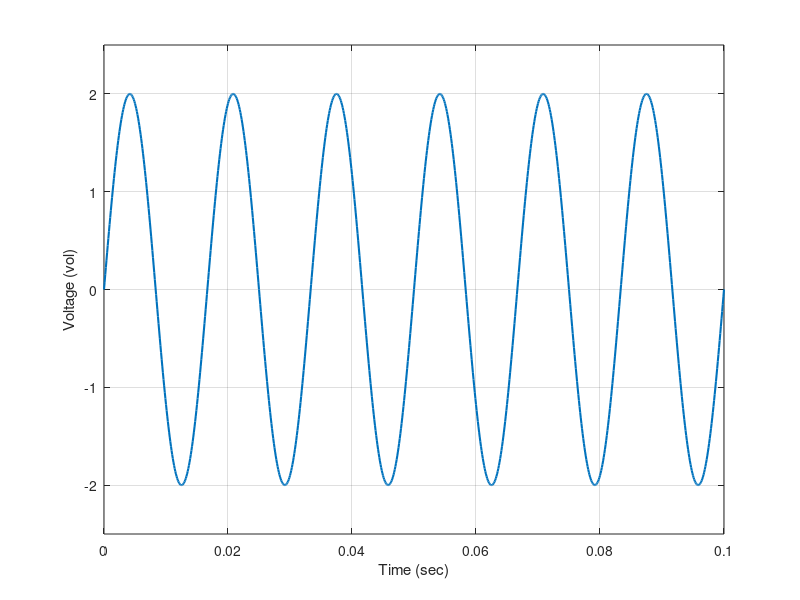

Here is the MATLAB script that generated this plot:
clc; clear all

% AC Circuit
% v(t) = 10 sin(2*pi*f*t)
% Determine: Peak voltage, Vp

f=60; 
t=0:0.0001:0.1;
v = 2*sin(2*pi*f*t);
plot(t,v,'LineWidth',1.5);
xlabel('Time (sec)');
ylabel('Voltage (vol)');
ylim([-2.5 2.5]);
grid on;

Vp = max(abs(v));
fprintf('Peak voltage: %.3f\n',Vp);

% Determine: Peak to peak voltage, Vpp
Vpp = 2*Vp;
fprintf('Peak to peak voltage: %.3f\n',Vpp);

% Determine: RMS voltage, V_rms
V_rms = (1/sqrt(2))*Vp;
fprintf('RMS voltage: %.3f\n',V_rms);

% Determine: Average voltage, V_avg
V_avg = (2/pi)*Vp;
fprintf('Average voltage: %.3f\n',V_avg);

% Determine: Instantaneous voltage at T = 0.02 sec, v_inst
T = 0.02;
V_inst = 2*sin(2*pi*f*T);
fprintf('Instantaneous voltage at T=0.02 sec: %.3f\n',V_inst);

